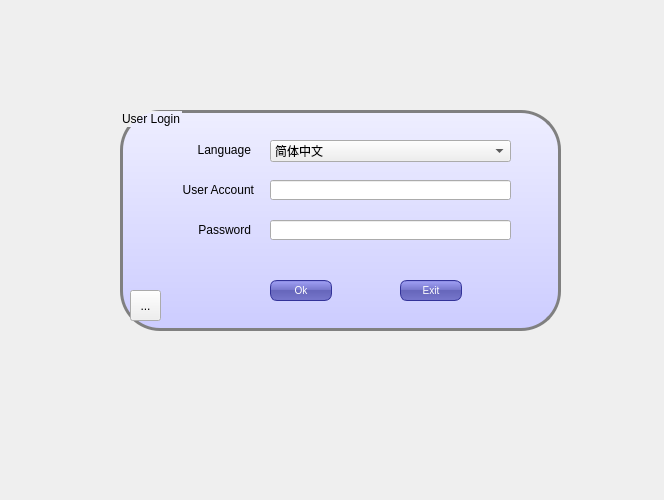
<?xml version="1.0" encoding="UTF-8"?>
<ui version="4.0">
 <class>DlgLogin</class>
 <widget class="QDialog" name="DlgLogin">
  <property name="geometry">
   <rect>
    <x>0</x>
    <y>0</y>
    <width>664</width>
    <height>500</height>
   </rect>
  </property>
  <property name="minimumSize">
   <size>
    <width>660</width>
    <height>500</height>
   </size>
  </property>
  <property name="maximumSize">
   <size>
    <width>664</width>
    <height>500</height>
   </size>
  </property>
  <property name="windowTitle">
   <string>Login Window</string>
  </property>
  <widget class="QGroupBox" name="groupBox">
   <property name="geometry">
    <rect>
     <x>120</x>
     <y>110</y>
     <width>441</width>
     <height>221</height>
    </rect>
   </property>
   <property name="toolTipDuration">
    <number>8</number>
   </property>
   <property name="styleSheet">
    <string notr="true"> #groupBox {
                                border: 3px solid gray;
                                border-radius: 40px;
                                background: white;
                                background: QLinearGradient(x1: 0, y1: 0, x2: 0, y2: 1, stop: 0 #eef, stop: 1 #ccf);
                            }
                            
                            QPushButton {
                                color: white;
                                background-color: QLinearGradient( x1: 0, y1: 0, x2: 0, y2: 1, stop: 0 #88d, stop: 0.1 #99e, stop: 0.49 #77c, stop: 0.5 #66b, stop: 1 #77c);
                                border-width: 1px;
                                border-color: #339;
                                border-style: solid;
                                border-radius: 7;
                                padding: 3px;
                                font-size: 10px;
                                padding-left: 5px;
                                padding-right: 5px;
                                min-width: 50px;
                                max-width: 50px;
                                min-height: 13px;
                                max-height: 13px;
                            }                  </string>
   </property>
   <property name="title">
    <string>User Login</string>
   </property>
   <widget class="QLabel" name="label">
    <property name="geometry">
     <rect>
      <x>13</x>
      <y>70</y>
      <width>121</width>
      <height>20</height>
     </rect>
    </property>
    <property name="text">
     <string>User Account</string>
    </property>
    <property name="alignment">
     <set>Qt::AlignRight|Qt::AlignTrailing|Qt::AlignVCenter</set>
    </property>
   </widget>
   <widget class="QLineEdit" name="leAccount">
    <property name="geometry">
     <rect>
      <x>150</x>
      <y>70</y>
      <width>241</width>
      <height>20</height>
     </rect>
    </property>
   </widget>
   <widget class="QLabel" name="label_2">
    <property name="geometry">
     <rect>
      <x>10</x>
      <y>110</y>
      <width>121</width>
      <height>20</height>
     </rect>
    </property>
    <property name="text">
     <string>Password</string>
    </property>
    <property name="alignment">
     <set>Qt::AlignRight|Qt::AlignTrailing|Qt::AlignVCenter</set>
    </property>
   </widget>
   <widget class="QLineEdit" name="lePassword">
    <property name="geometry">
     <rect>
      <x>150</x>
      <y>110</y>
      <width>241</width>
      <height>20</height>
     </rect>
    </property>
    <property name="echoMode">
     <enum>QLineEdit::Password</enum>
    </property>
   </widget>
   <widget class="QPushButton" name="pbOk">
    <property name="geometry">
     <rect>
      <x>150</x>
      <y>170</y>
      <width>62</width>
      <height>21</height>
     </rect>
    </property>
    <property name="text">
     <string>Ok</string>
    </property>
    <property name="icon">
     <iconset resource="../resource/icons.qrc">
      <normaloff>:/button/images/button/ok.png</normaloff>:/button/images/button/ok.png</iconset>
    </property>
    <property name="shortcut">
     <string>Return</string>
    </property>
   </widget>
   <widget class="QPushButton" name="pbCancel">
    <property name="geometry">
     <rect>
      <x>280</x>
      <y>170</y>
      <width>62</width>
      <height>21</height>
     </rect>
    </property>
    <property name="text">
     <string>Exit</string>
    </property>
    <property name="icon">
     <iconset resource="../resource/icons.qrc">
      <normaloff>:/button/images/button/quit.gif</normaloff>:/button/images/button/quit.gif</iconset>
    </property>
    <property name="shortcut">
     <string>Esc</string>
    </property>
   </widget>
   <widget class="QToolButton" name="tbSetting">
    <property name="geometry">
     <rect>
      <x>10</x>
      <y>180</y>
      <width>31</width>
      <height>31</height>
     </rect>
    </property>
    <property name="text">
     <string>...</string>
    </property>
    <property name="icon">
     <iconset resource="../resource/icons.qrc">
      <normaloff>:/button/images/button/setting.png</normaloff>:/button/images/button/setting.png</iconset>
    </property>
   </widget>
   <widget class="QLabel" name="label_3">
    <property name="geometry">
     <rect>
      <x>10</x>
      <y>30</y>
      <width>121</width>
      <height>20</height>
     </rect>
    </property>
    <property name="text">
     <string>Language</string>
    </property>
    <property name="alignment">
     <set>Qt::AlignRight|Qt::AlignTrailing|Qt::AlignVCenter</set>
    </property>
   </widget>
   <widget class="QComboBox" name="cbLanguage">
    <property name="geometry">
     <rect>
      <x>150</x>
      <y>30</y>
      <width>241</width>
      <height>22</height>
     </rect>
    </property>
    <item>
     <property name="text">
      <string>简体中文</string>
     </property>
    </item>
    <item>
     <property name="text">
      <string>English</string>
     </property>
    </item>
   </widget>
  </widget>
  <widget class="QLabel" name="leMessage">
   <property name="geometry">
    <rect>
     <x>70</x>
     <y>340</y>
     <width>531</width>
     <height>81</height>
    </rect>
   </property>
   <property name="text">
    <string/>
   </property>
   <property name="textFormat">
    <enum>Qt::PlainText</enum>
   </property>
   <property name="alignment">
    <set>Qt::AlignCenter</set>
   </property>
   <property name="wordWrap">
    <bool>true</bool>
   </property>
  </widget>
 </widget>
 <resources>
  <include location="../resource/icons.qrc"/>
 </resources>
 <connections/>
</ui>
